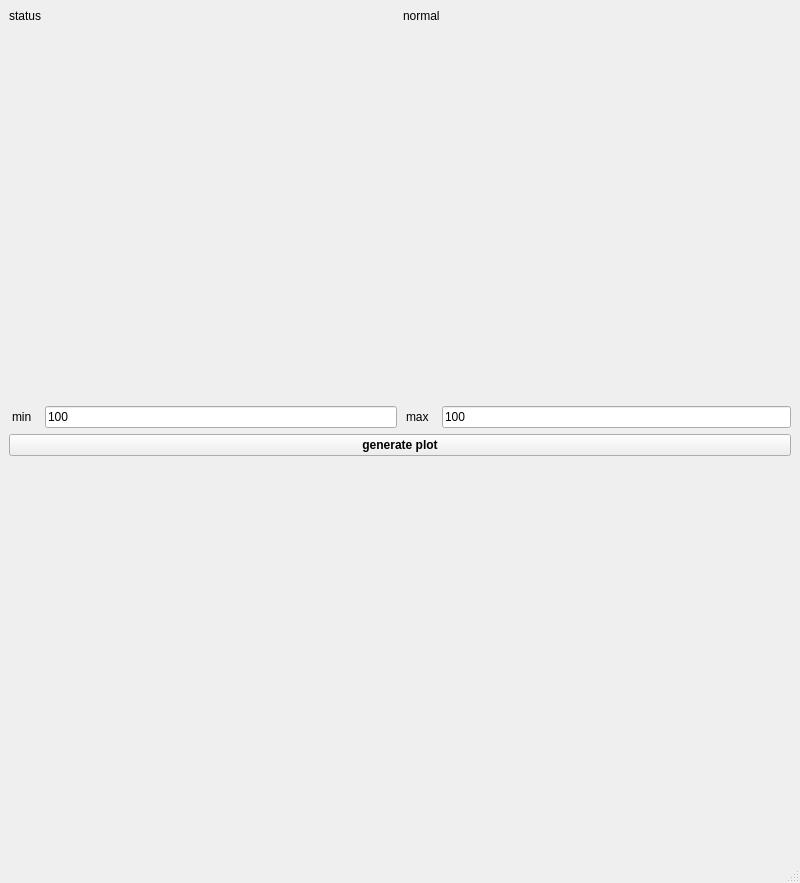
<?xml version="1.0" encoding="UTF-8"?>
<ui version="4.0">
 <class>MainWindow</class>
 <widget class="QMainWindow" name="MainWindow">
  <property name="geometry">
   <rect>
    <x>0</x>
    <y>0</y>
    <width>800</width>
    <height>883</height>
   </rect>
  </property>
  <property name="minimumSize">
   <size>
    <width>800</width>
    <height>700</height>
   </size>
  </property>
  <property name="windowTitle">
   <string>MainWindow</string>
  </property>
  <widget class="QWidget" name="centralwidget">
   <layout class="QVBoxLayout" name="verticalLayout">
    <item>
     <layout class="QHBoxLayout" name="horizontalLayout">
      <item>
       <widget class="QLabel" name="label">
        <property name="text">
         <string>status</string>
        </property>
        <property name="alignment">
         <set>Qt::AlignLeading|Qt::AlignLeft|Qt::AlignTop</set>
        </property>
       </widget>
      </item>
      <item>
       <widget class="QLabel" name="lblStatus">
        <property name="minimumSize">
         <size>
          <width>0</width>
          <height>0</height>
         </size>
        </property>
        <property name="text">
         <string>normal</string>
        </property>
        <property name="alignment">
         <set>Qt::AlignLeading|Qt::AlignLeft|Qt::AlignTop</set>
        </property>
        <property name="wordWrap">
         <bool>true</bool>
        </property>
       </widget>
      </item>
     </layout>
    </item>
    <item>
     <layout class="QHBoxLayout" name="horizontalLayout_2">
      <item>
       <layout class="QHBoxLayout" name="horizontalLayout_3">
        <item>
         <widget class="QLabel" name="label_4">
          <property name="styleSheet">
           <string notr="true">margin-right:4px;
</string>
          </property>
          <property name="text">
           <string>min</string>
          </property>
         </widget>
        </item>
        <item>
         <widget class="QLineEdit" name="txtMin">
          <property name="text">
           <string>100</string>
          </property>
         </widget>
        </item>
       </layout>
      </item>
      <item>
       <layout class="QHBoxLayout" name="horizontalLayout_4">
        <item>
         <widget class="QLabel" name="label_5">
          <property name="styleSheet">
           <string notr="true">margin-right:4px;
</string>
          </property>
          <property name="text">
           <string>max</string>
          </property>
         </widget>
        </item>
        <item>
         <widget class="QLineEdit" name="lineEdit_5">
          <property name="text">
           <string>100</string>
          </property>
         </widget>
        </item>
       </layout>
      </item>
     </layout>
    </item>
    <item>
     <widget class="QPushButton" name="btnPlot">
      <property name="font">
       <font>
        <weight>75</weight>
        <bold>true</bold>
       </font>
      </property>
      <property name="text">
       <string>generate plot</string>
      </property>
     </widget>
    </item>
    <item>
     <widget class="QWidget" name="pltArea" native="true"/>
    </item>
   </layout>
  </widget>
  <widget class="QMenuBar" name="menubar">
   <property name="geometry">
    <rect>
     <x>0</x>
     <y>0</y>
     <width>800</width>
     <height>26</height>
    </rect>
   </property>
  </widget>
  <widget class="QStatusBar" name="statusbar"/>
 </widget>
 <resources/>
 <connections/>
</ui>
